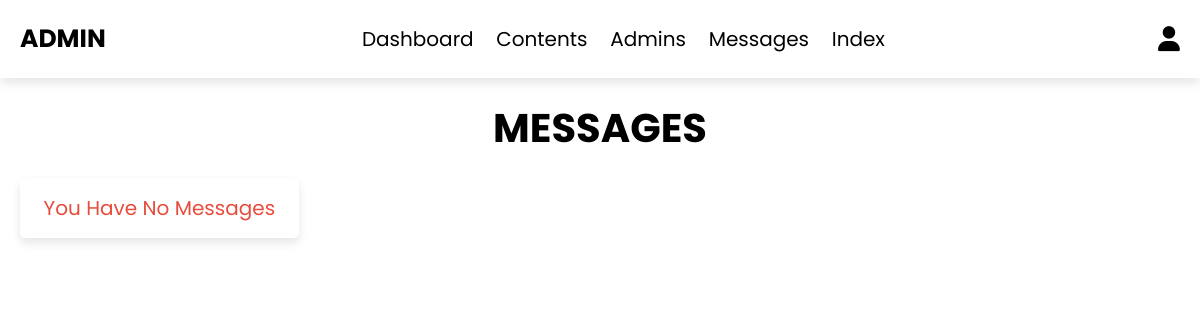
The page /admin/page-messages.php (signed in) on the database as committed earlier.
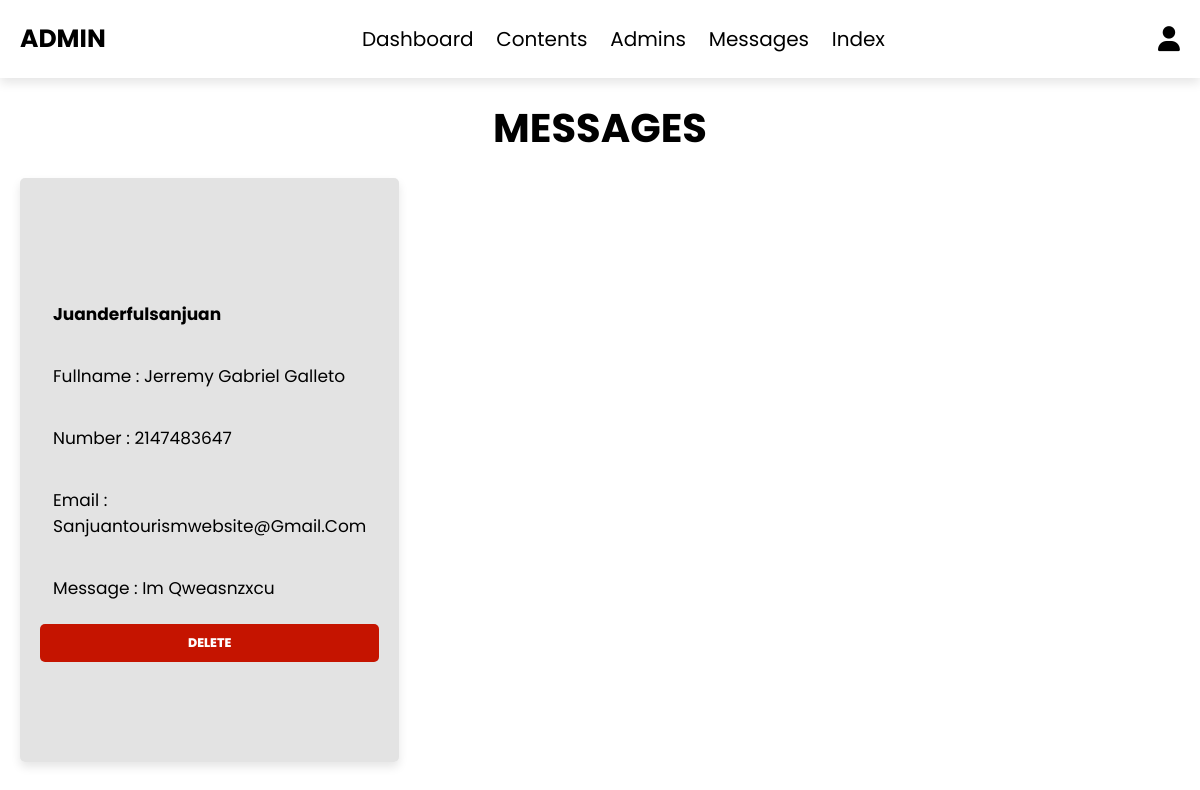
The same page on the database as committed later.
### tables this page shows
CREATE TABLE `contact_form` (
  `id` int(11) NOT NULL,
  `place_id` int(10) NOT NULL,
  `place_name` varchar(50) NOT NULL,
  `fullname` varchar(70) NOT NULL,
  `email` varchar(100) NOT NULL,
  `number` int(12) NOT NULL,
  `message` varchar(1000) NOT NULL
);

### admin/page-messages.php (the view, shortened to what this page needs)
<?php
include '../components/connect.php';
?>
<!DOCTYPE html>
<html lang="en">
<head>
   <link rel="stylesheet" href="https://cdnjs.cloudflare.com/ajax/libs/font-awesome/6.1.1/css/all.min.css">
   <link rel="stylesheet" href="../css/admin_style.css">
</head>
<body>
<?php include '../components/admin_header.php'; ?>
<section class="dashboard">
<h1 class="heading">messages</h1>
<div class="box-container">
   <?php
      $select_messages = $conn->prepare("SELECT * FROM `contact_form` WHERE place_id = '0'");
      $select_messages->execute();
      if($select_messages->rowCount() > 0){
         while($fetch_message = $select_messages->fetch(PDO::FETCH_ASSOC)){
   ?>
   <div class="box">
      <p><b><?= $fetch_message['place_name']; ?></b></p>
      <p> Fullname : <span><?= $fetch_message['fullname']; ?></span></p>
      <p> Number : <span><?= $fetch_message['number']; ?></span></p>
      <p> Email : <span><?= $fetch_message['email']; ?></span></p>
      <p> Message : <span><?= $fetch_message['message']; ?></span></p>
      <a href="messages.php?delete=<?= $fetch_message['id']; ?>" onclick="return confirm('delete this message?');" class="delete-btn">delete</a>
   </div>
   <?php
         }
      }else{
         echo '<p class="empty">you have no messages</p>';
      }
   ?>
</div>
</section>
</body>
</html>

Rows that differ between the two databases and show on the page:
added contact_form: place_name "Juanderfulsanjuan", fullname "Jerremy Gabriel Galleto", number "2147483647", email "Sanjuantourismwebsite@gmail.com", message "Im Qweasnzxcu"
Other text that changed with them:
text no longer shown: "You Have No Messages"
